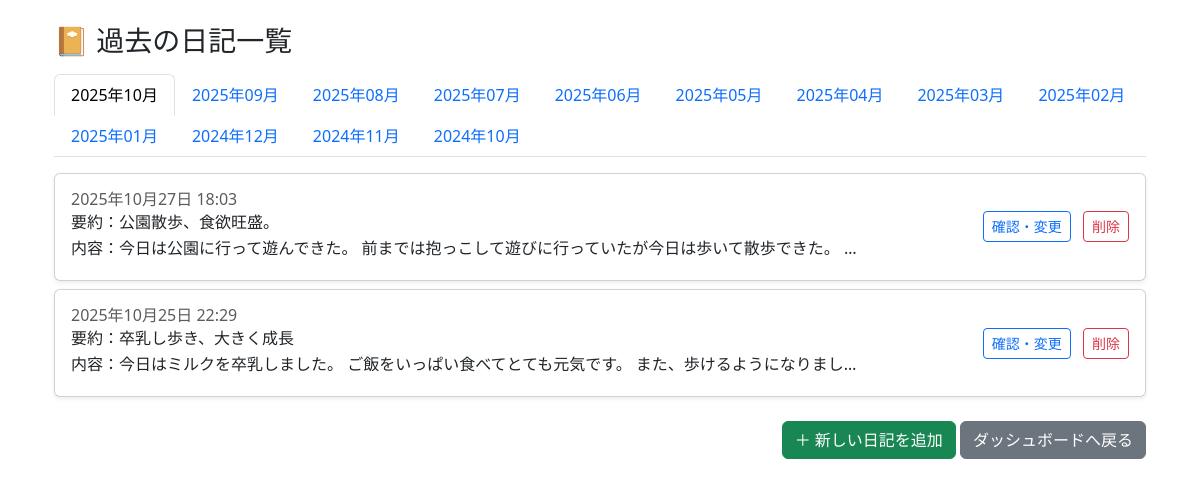
Page /diary/1/ (signed in) on the committed database.
### diary/models.py (models this page shows)
class DiaryRecord(models.Model):
    child = models.ForeignKey(Child, on_delete=models.CASCADE)
    time = models.DateTimeField()
    note = models.TextField(blank=True, null=True)
    summary = models.TextField(null=True)

### diary/views.py (the view)
# urls.py: path("<int:child_id>/", views.diary_list, name="diary_list"),
@login_required
def diary_list(request, child_id):
    child = get_object_or_404(Child, pk=child_id)
    records = DiaryRecord.objects.filter(child=child).order_by("-time")
    diary_by_month = defaultdict(list)
    for r in records:
        month_label = r.time.strftime("%Y年%m月")
        diary_by_month[month_label].append(r)
    context = {
        "child": child,
        "diary_by_month": dict(diary_by_month),
    }
    return render(request, "diary/diary_list.html", context)

### templates/diary/diary_list.html (shortened to what this page needs)
{% extends "base.html" %} {% load static %} {% block content %}
<div class="container mt-4">
    <h3 class="mb-3">📔 過去の日記一覧</h3>
    <ul class="nav nav-tabs mb-3" id="monthTabs" role="tablist">
        {% for month, records in diary_by_month.items %}
        <li class="nav-item" role="presentation">
            <button class="nav-link {% if forloop.first %}active{% endif %}" id="tab-{{ month }}" data-bs-toggle="tab" data-bs-target="#content-{{ month }}" type="button" role="tab">
        {{ month }}
        </button>
        </li>
        {% empty %}
        <li class="nav-item text-muted">日記がまだありません。</li>
        {% endfor %}
    </ul>
    <div class="tab-content" id="monthTabsContent">
        {% for month, records in diary_by_month.items %}
        <div class="tab-pane fade {% if forloop.first %}show active{% endif %}" id="content-{{ month }}" role="tabpanel">
            {% for record in records %}
            <div class="card mb-2 shadow-sm">
                <div class="card-body d-flex justify-content-between align-items-center">
                    <div>
                        <h6 class="mb-1 text-muted">{{ record.time|date:"Y年m月d日 H:i" }}</h6>
                        <h6 class="mb-1">要約：{{ record.summary }}</h6>
                        <p class="mb-1">内容：{{ record.note|truncatechars:50 }}</p>
                    </div>
                    <div>
                        <a href="{% url 'diary_edit' child.id record.id %}" class="btn btn-sm btn-outline-primary me-2">確認・変更</a>
                        <form method="post" action="{% url 'diary_delete' child.id record.id %}" style="display:inline;">
                            <button type="submit" class="btn btn-sm btn-outline-danger">削除</button>
                        </form>
                    </div>
                </div>
            </div>
            {% empty %}
            <p class="text-muted">この月には記録がありません。</p>
            {% endfor %}
        </div>
        {% endfor %}
    </div>
    <div class="text-end mt-4">
        <a href="{% url 'diary_add' child.id %}" class="btn btn-success">＋ 新しい日記を追加</a>
        <a href="{% url 'dashboard' child.id %}" class="btn btn-secondary">ダッシュボードへ戻る</a>
    </div>
</div>
{% endblock %}

### templates/base.html (shortened to what this page needs)
<!DOCTYPE html>
<html lang="ja">
<head>
    <link href="https://cdn.jsdelivr.net/npm/bootstrap@5.3.3/dist/css/bootstrap.min.css" rel="stylesheet">
</head>
<body>
    <main class="container mt-4">
        {% block content %}{% endblock %}
    </main>
</body>
</html>

### rows in the picture
DiaryRecord: month "2025年10月", time "2025年10月27日 18:03", summary "公園散歩、食欲旺盛。", note "今日は公園に行って遊んできた。 前までは抱っこして遊びに行っていたが今日は歩いて散歩できた。 …"
DiaryRecord: month "2025年09月"
DiaryRecord: month "2025年06月"
DiaryRecord: month "2025年04月"
DiaryRecord: month "2024年10月"
DiaryRecord: time "2025年10月25日 22:29", summary "卒乳し歩き、大きく成長", note "今日はミルクを卒乳しました。 ご飯をいっぱい食べてとても元気です。 また、歩けるようになりまし…"

### other values in the picture
{{ month }} "2025年08月" "2025年07月" "2025年05月" "2025年03月" "2025年02月" "2025年01月" "2024年12月" "2024年11月"
